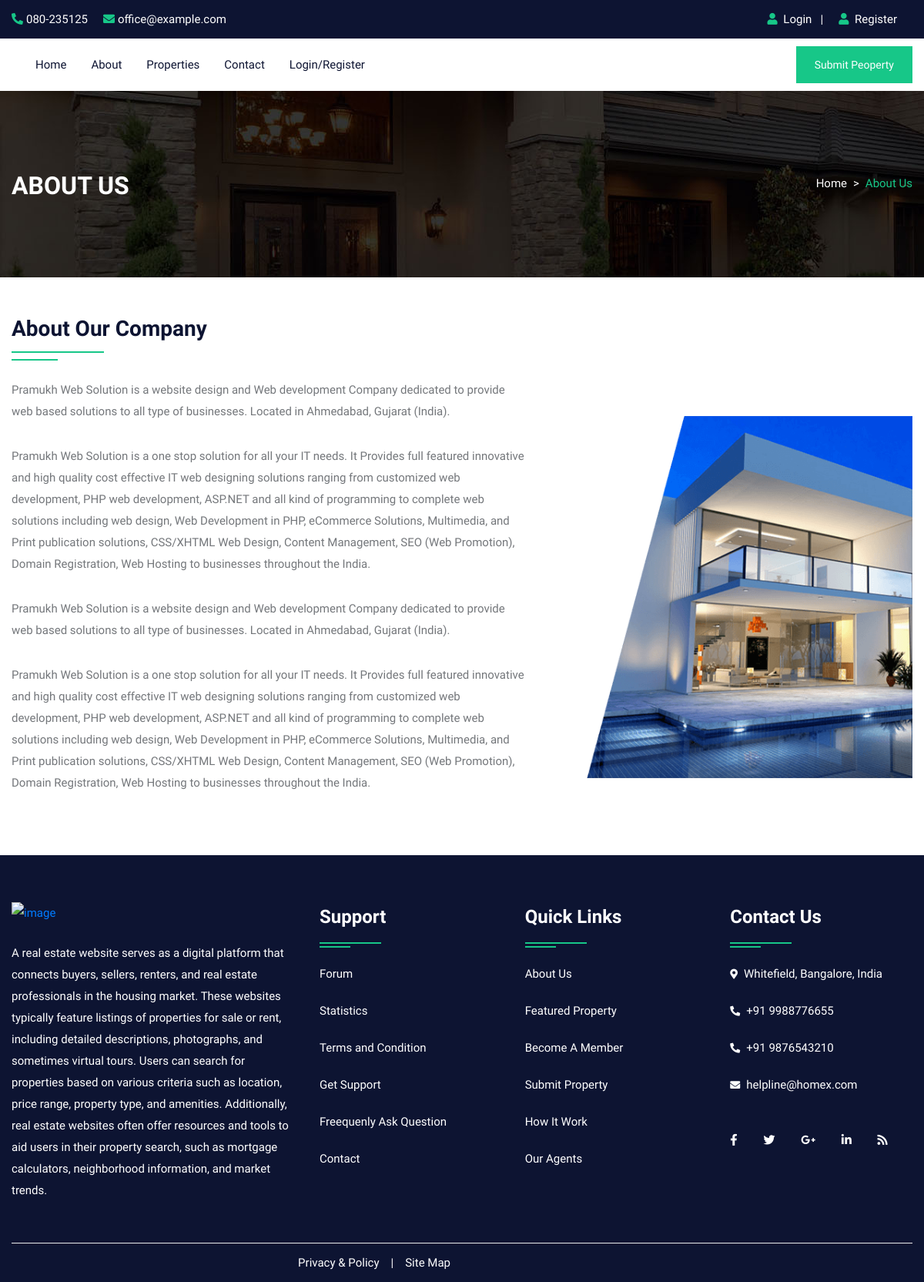
Page /about.php on the committed database.
### tables this page shows
CREATE TABLE `about` (
  `id` int(10) NOT NULL,
  `title` varchar(100) NOT NULL,
  `content` longtext NOT NULL,
  `image` varchar(300) NOT NULL
);

### about.php (the view, shortened to what this page needs)
<!DOCTYPE html>
<html lang="en">
<head>
<link rel="stylesheet" type="text/css" href="css/bootstrap.min.css">
<link rel="stylesheet" type="text/css" href="css/bootstrap-slider.css">
<link rel="stylesheet" type="text/css" href="css/jquery-ui.css">
<link rel="stylesheet" type="text/css" href="css/layerslider.css">
<link rel="stylesheet" type="text/css" href="css/color.css" id="color-change">
<link rel="stylesheet" type="text/css" href="css/owl.carousel.min.css">
<link rel="stylesheet" type="text/css" href="css/font-awesome.min.css">
<link rel="stylesheet" type="text/css" href="fonts/flaticon/flaticon.css">
<link rel="stylesheet" type="text/css" href="css/style.css">
</head>
<body>
<div id="page-wrapper">
    <div class="row">
		<?php include("include/header.php");?>
        <div class="banner-full-row page-banner" style="background-image:url('images/breadcromb.jpg');">
            <div class="container">
                <div class="row">
                    <div class="col-md-6">
                        <h2 class="page-name float-left text-white text-uppercase mt-1 mb-0"><b>About US</b></h2>
                    </div>
                    <div class="col-md-6">
                        <nav aria-label="breadcrumb" class="float-left float-md-right">
                            <ol class="breadcrumb bg-transparent m-0 p-0">
                                <li class="breadcrumb-item text-white"><a href="#">Home</a></li>
                                <li class="breadcrumb-item active">About Us</li>
                            </ol>
                        </nav>
                    </div>
                </div>
            </div>
        </div>
        <div class="full-row">
            <div class="container">
				<?php
					$query=mysqli_query($con,"SELECT * FROM about");
					while($row=mysqli_fetch_array($query))
					{
				?>
				<div class="row">
                    <div class="col-md-12 col-lg-12">
                        <h3 class="double-down-line-left text-secondary position-relative pb-4 mb-4"><?php echo $row['1'];?></h3>
                    </div>
                </div>
                <div class="row about-company">
                    <div class="col-md-12 col-lg-7">
                        <div class="about-content">
                            <?php echo $row['2'];?>
                        </div>
                    </div>
                    <div class="col-md-12 col-lg-5 mt-5">
                        <div class="about-img"> <img src="admin/upload/<?php echo $row['3'];?>" alt="about image"> </div>
                    </div>
                </div>
				<?php } ?>
            </div>
        </div>
		<?php include("include/footer.php");?>
    </div>
</div>
</body>
</html>

### include/header.php (shortened to what this page needs)
<header id="header" class="transparent-header-modern fixed-header-bg-white w-100">
            <div class="top-header bg-secondary">
                <div class="container">
                    <div class="row">
                        <div class="col-md-8">
                            <ul class="top-contact list-text-white  d-table">
                                <li><a href="#"><i class="fas fa-phone-alt text-primary mr-1"></i>080-235125</a></li>
                                <li><a href="#"><i class="fas fa-envelope text-primary mr-1"></i>office@example.com</a></li>
                            </ul>
                        </div>
                        <div class="col-md-4">
                            <div class="top-contact float-right">
                                <ul class="list-text-white d-table">
								<li><i class="fas fa-user text-primary mr-1"></i>
								<?php  if(isset($_SESSION['uemail']))
								{ ?>
								<a href="logout.php">Logout</a>&nbsp;&nbsp;<?php } else { ?>
								<a href="login.php">Login</a>&nbsp;&nbsp;
								<?php } ?>
								| </li>
								<li><i class="fas fa-user text-primary mr-1"></i><a href="register.php"> Register</li>
								</ul>
                            </div>
                        </div>
                    </div>
                </div>
            </div>
            <div class="main-nav secondary-nav hover-primary-nav py-2">
                <div class="container">
                    <div class="row">
                        <div class="col-lg-12">
                            <nav class="navbar navbar-expand-lg navbar-light p-0"> <a class="navbar-brand position-relative" href="#"><img class="nav-logo" src="images/logo/logo.png" alt=""></a>
                                <div class="collapse navbar-collapse" id="navbarSupportedContent">
                                    <ul class="navbar-nav mr-auto">
                                        <li class="nav-item dropdown"> <a class="nav-link" href="index.php" role="button" aria-haspopup="true" aria-expanded="false">Home</a></li>
										<li class="nav-item"> <a class="nav-link" href="about.php">About</a> </li>
										<li class="nav-item"> <a class="nav-link" href="property.php">Properties</a> </li>
                                        <li class="nav-item"> <a class="nav-link" href="contact.php">Contact</a> </li>
										<?php  if(isset($_SESSION['uemail']))
										{ ?>
										<li class="nav-item dropdown">
											<a class="nav-link dropdown-toggle" href="#" role="button" data-toggle="dropdown" aria-haspopup="true" aria-expanded="false">My Account</a>
											<ul class="dropdown-menu">
												<li class="nav-item"> <a class="nav-link" href="profile.php">Profile</a> </li>
												<li class="nav-item"> <a class="nav-link" href="request.php">Property Request</a> </li>
												<li class="nav-item"> <a class="nav-link" href="feature.php">Your Property</a> </li>
												<li class="nav-item"> <a class="nav-link" href="logout.php">Logout</a> </li>
											</ul>
                                        </li>
										<?php } else { ?>
										<li class="nav-item"> <a class="nav-link" href="login.php">Login/Register</a> </li>
										<?php } ?>
                                    </ul>
									<a class="btn btn-primary d-none d-xl-block" href="submitproperty.php">Submit Peoperty</a>
                                </div>
                            </nav>
                        </div>
                    </div>
                </div>
            </div>
        </header>

### include/footer.php
<footer class="full-row bg-secondary p-0">
            <div class="container">
                <div  class="row">
                    <div class="col-lg-12">
                        <div class="divider py-40">
                            <div class="row">
                                <div class="col-md-12 col-lg-4">
                                    <div class="footer-widget mb-4">
                                        <div class="footer-logo mb-4"> <a href="#"><img class="logo-bottom" src="images/logo/logo-white.png" alt="image"></a> </div>
                                        <p class="pb-20 text-white">A real estate website serves as a digital platform that connects buyers, sellers, renters, and real estate professionals in the housing market. These websites typically feature listings of properties for sale or rent, including detailed descriptions, photographs, and sometimes virtual tours. Users can search for properties based on various criteria such as location, price range, property type, and amenities. Additionally, real estate websites often offer resources and tools to aid users in their property search, such as mortgage calculators, neighborhood information, and market trends.</p>
                                        </div>
                                </div>
                                <div class="col-md-12 col-lg-8">
                                    <div class="row">
                                        <div class="col-md-4 col-lg-4">
                                            <div class="footer-widget footer-nav mb-4">
                                                <h4 class="widget-title text-white double-down-line-left position-relative">Support</h4>
                                                <ul class="hover-text-primary">
                                                    <li><a href="#" class="text-white">Forum</a></li>
                                                    <li><a href="#" class="text-white">Statistics</a></li>
                                                    <li><a href="#" class="text-white">Terms and Condition</a></li>
                                                    <li><a href="#" class="text-white">Get Support</a></li>
                                                    <li><a href="#" class="text-white">Freequenly Ask Question</a></li>
                                                    <li><a href="#" class="text-white">Contact</a></li>
                                                </ul>
                                            </div>
                                        </div>
                                        <div class="col-md-4 col-lg-4">
                                            <div class="footer-widget footer-nav mb-4">
                                                <h4 class="widget-title text-white double-down-line-left position-relative">Quick Links</h4>
                                                <ul class="hover-text-primary">
                                                    <li><a href="#" class="text-white">About Us</a></li>
                                                    <li><a href="#" class="text-white">Featured Property</a></li>
                                                    <li><a href="#" class="text-white">Become A Member</a></li>
                                                    <li><a href="#" class="text-white">Submit Property</a></li>
                                                    <li><a href="#" class="text-white">How It Work</a></li>
                                                    <li><a href="#" class="text-white">Our Agents</a></li>
                                                </ul>
                                            </div>
                                        </div>
                                        <div class="col-md-4 col-lg-4">
                                            <div class="footer-widget">
                                                <h4 class="widget-title text-white double-down-line-left position-relative">Contact Us</h4>
                                                <ul class="text-white">
                                                    <li class="hover-text-primary"><i class="fas fa-map-marker-alt text-white mr-2 font-13 mt-1"></i>Whitefield, Bangalore, India</li>
                                                    <li class="hover-text-primary"> <i class="fas fa-phone-alt text-white mr-2 font-13 mt-1"></i>+91 9988776655</li>
													<li class="hover-text-primary"> <i class="fas fa-phone-alt text-white mr-2 font-13 mt-1"></i>+91 9876543210</li>
                                                    <li class="hover-text-primary"><i class="fas fa-envelope text-white mr-2 font-13 mt-1"></i>helpline@homex.com</li>
                                                </ul>
                                            </div>
                                            <div class="footer-widget media-widget mt-4 text-white hover-text-primary"> <a href="#"><i class="fab fa-facebook-f"></i></a> <a href="#"><i class="fab fa-twitter"></i></a> <a href="#"><i class="fab fa-google-plus-g"></i></a> <a href="#"><i class="fab fa-linkedin-in"></i></a> <a href="#"><i class="fas fa-rss"></i></a> </div>
                                        </div>
                                    </div>
                                </div>
                            </div>
                        </div>
                    </div>
                </div>
                <div class="row copyright">
                    <div class="col-sm-6">
                        <ul class="line-menu text-white hover-text-primary float-right">
                            <li><a href="#">Privacy & Policy</a></li>
                            <li>|</li>
                            <li><a href="#"> Site Map</a></li>
                        </ul>
                    </div>
                </div>
            </div>
        </footer>

### css/color.css (style rules this page uses)
:root { --theme-ordinary-color: #74777b; }
:root { --theme-primary-color: #17c788; }
:root { --theme-secondary-color: #0d1432; }
:root { --theme-white-color: #fff; }
:root { --theme-light-color: #f8f8f8; }
:root { --theme-gray-color: #f5f5f5; }
:root { --theme-footer-color: #091b4b; }
:root { --theme-dark-color: #091b4b; }
:root { --text-light-color: #a3a7af; }
:root { --theme-primary-opacity-color: rgba(11, 191, 141, .8); }
:root { --theme-secondary-opacity-color: rgba(13,20,50,0.7); }
:root { --theme-white-opacity-color: rgba(255, 255, 255, 0.3); }
:root { --theme-dark-opacity-color: rgba(0, 0, 0, 0.5); }
:root { --theme-ordinary-font: 'Muli', sans-serif; }
:root { --theme-highlight-font: 'Comfortaa', cursive; }

### rows in the picture
about: title "About Our Company", content "Pramukh Web Solution is a website design and Web development Company dedicated to provide web based solutions to all type of businesses. Located in Ahmedabad, Gujarat (India). Pramukh Web Solution is a one stop solution for all your IT needs. It Provides full featured innovative and high quality cost effective IT web designing solutions ranging from customized web development, PHP web development, ASP.NET and all kind of programming to complete web solutions including web design, Web Development in PHP, eCommerce Solutions, Multimedia, and Print publication solutions, CSS/XHTML Web Design, Content Management, SEO (Web Promotion), Domain Registration, Web Hosting to businesses throughout the…", image (picture)
